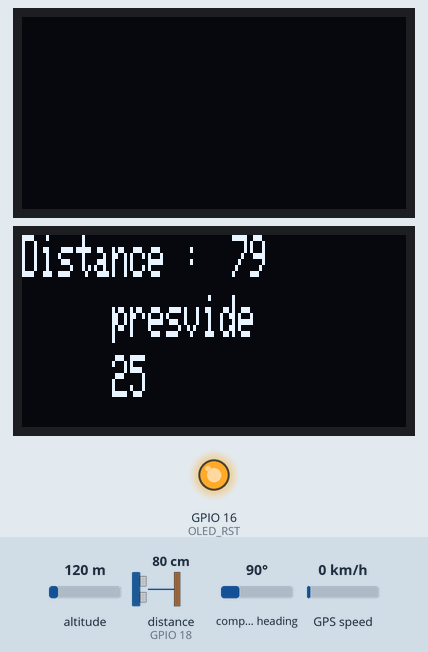
Simulated run of this sketch. Board: ESP32. Parts: 2 × 128×64 one-colour display, output pins drawn as LEDs (lit = HIGH). Wiring (inferred from the names in the program): ultrasonic range finder: trigger GPIO 5; echo GPIO 18. The test bench sets the inputs (shaded band); at power-on: distance to the obstacle (sensor on GPIO 18) 80 cm, altitude 120 m, compass heading 90°, GPS speed 0 km/h. The echo pulse lasts 58.3 µs per cm; WiFi joins after 1.5 s; servers stay silent unless stated; random numbers use the default seed unless the sketch sets one; the GPS gets a fix after 3 s at 37.7749, -122.4194 with 8 satellites; pins used as bus, display or sensor lines are not drawn; what the sketch prints to the serial monitor is not drawn.

Above: at 2.7 s.
2.8 s: distance to the obstacle (sensor on GPIO 18) set to 2 cm
At 6.6 s:
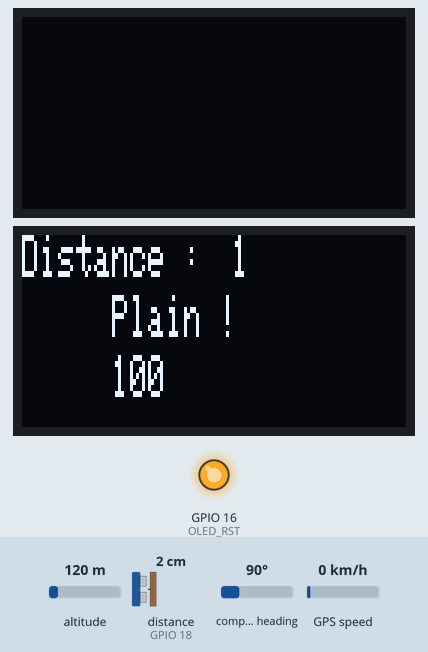
9.9 s: distance to the obstacle (sensor on GPIO 18) set to 18 cm
At 12.2 s:
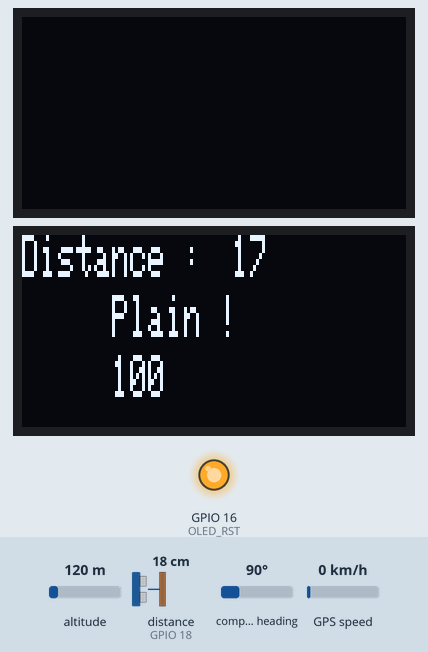
16.2 s: distance to the obstacle (sensor on GPIO 18) set to 23 cm
At 19.0 s:
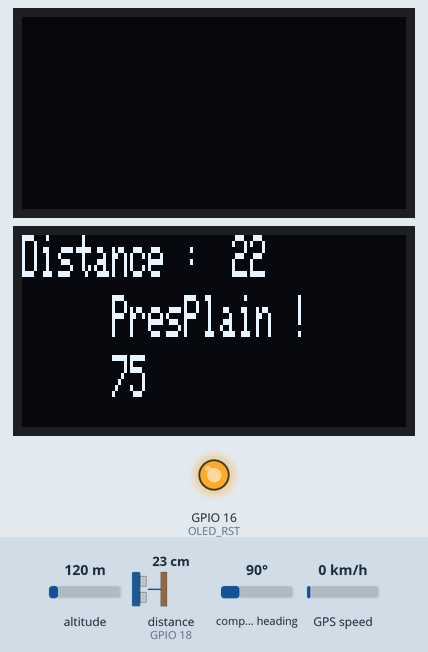
22.8 s: distance to the obstacle (sensor on GPIO 18) set to 36 cm
At 25.4 s:
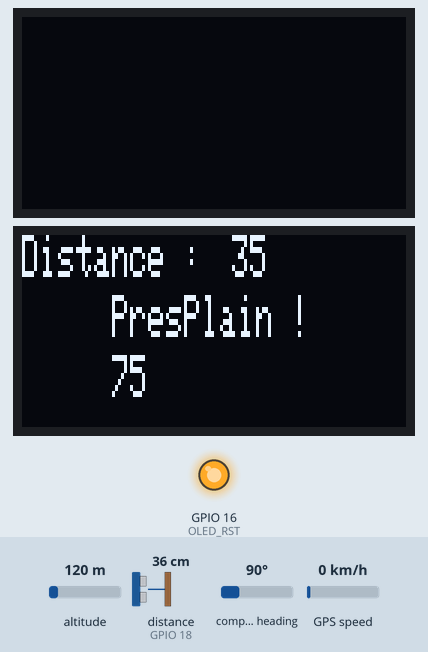
29.1 s: distance to the obstacle (sensor on GPIO 18) set to 43 cm
At 32.4 s:
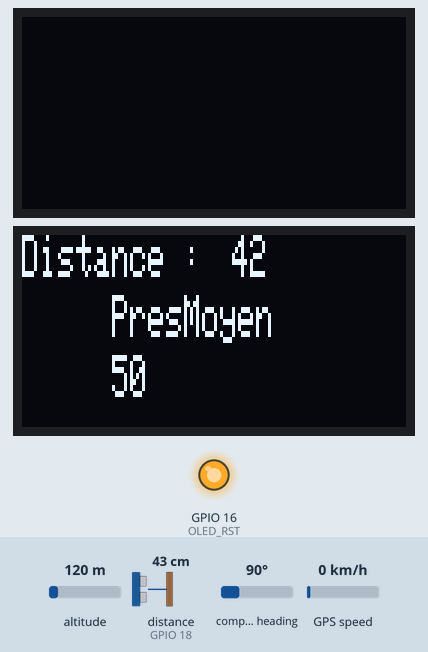
35.6 s: distance to the obstacle (sensor on GPIO 18) set to 56 cm
At 38.9 s:
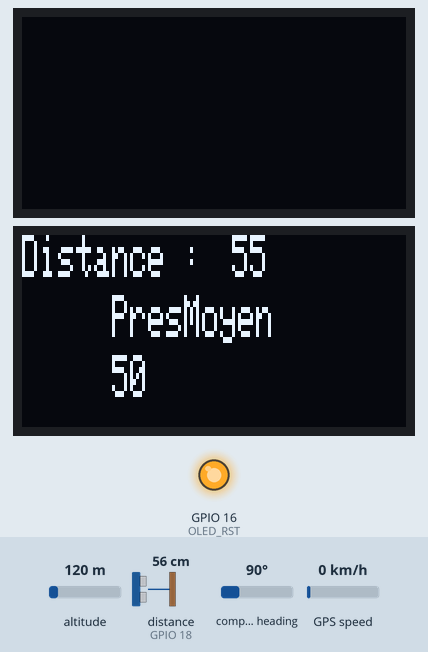
42.0 s: distance to the obstacle (sensor on GPIO 18) set to 66 cm
Timing chart, 0 to 45.0 s (numbered marks = the images above; inputs shaded):
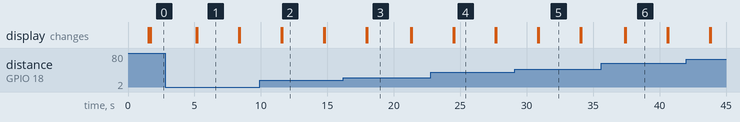

Measured:
- the behaviour switches between 20 and 21 cm on distance to the obstacle (sensor on GPIO 18) (found by bisection; images 2 and 3)
- the behaviour switches between 40 and 41 cm on distance to the obstacle (sensor on GPIO 18) (found by bisection; images 4 and 5)
- what the display in image 1 shows lasts 3.1 s, from 5.2 s to 8.3 s
- what the display in image 3 shows lasts 3.3 s, from 18.0 s to 21.3 s

The sketch:

Firestore_Poubelle.ino
```cpp
#include "heltec.h"
#include <Adafruit_GFX.h>
#include <Adafruit_SSD1306.h>
#include <TinyGPS++.h>
#include <HardwareSerial.h>

// static const int RXPin = 12, TXPin = 11;  //(rx de gps ---> 3--11 / tx de gps ---> 4--12)

#if defined(ESP32)
#include <WiFi.h>
#elif defined(ESP8266)
#include <ESP8266WiFi.h>
#endif
#include <Firebase_ESP_Client.h>

// Provide the token generation process info.
#include <addons/TokenHelper.h>

/* 1. Define the WiFi credentials */
#define WIFI_SSID "SAYED_BEN_SLIMENE"
#define WIFI_PASSWORD "Oo98765443"

/* 2. Define the API Key */
#define API_KEY "AIzaSyA0IGyoIXpmZ8DCSJj10aAwAkDEqvv4sfY"

/* 3. Define the project ID */
#define FIREBASE_PROJECT_ID "smart-garbage-collection-73f9e"

/* 4. Define the user Email and password that alreadey registerd or added in your project */
#define USER_EMAIL "esp32lora@gmail.com"
#define USER_PASSWORD "esp32LORA!!"

// Define Firebase Data object
FirebaseData fbdo;
FirebaseAuth auth;
FirebaseConfig config;

// Define GPS
static const int RXPin = 4, TXPin = 3;

static const uint32_t GPSBaud = 9600;

// The TinyGPS++ object
TinyGPSPlus gps;
// The serial connection to the GPS device
HardwareSerial ss(RXPin, TXPin);

unsigned long dataMillis = 0;
const int trigPin = 5;
const int echoPin = 18;

double Longitude = 11.031110317580845, Latitude =35.52407102610215 ;

//OLED pins
#define OLED_SDA 4
#define OLED_SCL 15
#define OLED_RST 16
#define SCREEN_WIDTH 128 // OLED display width, in pixels
#define SCREEN_HEIGHT 64 // OLED display height, in pixels

Adafruit_SSD1306 display(SCREEN_WIDTH, SCREEN_HEIGHT, &Wire, OLED_RST);

//define sound speed in cm/uS
#define SOUND_SPEED 0.034


long duration;
float distanceCm;
String etat;
int valeur;

bool taskcomplete = false;
//define sound speed in cm/uS
#define SOUND_SPEED 0.034
int pulsation=500;


void setup()
{

  Serial.begin(115200); // Starts the serial communication
    ss.begin(GPSBaud);
    WiFi.begin(WIFI_SSID, WIFI_PASSWORD);
    Serial.print("Connecting to Wi-Fi");
    while (WiFi.status() != WL_CONNECTED)
    {
        Serial.print(".");
        delay(300);
    }
    Serial.println();
    Serial.print("Connected with IP: ");
    Serial.println(WiFi.localIP());
    Serial.println();

    Serial.printf("Firebase Client v%s\n\n", FIREBASE_CLIENT_VERSION);

    /* Assign the api key (required) */
    config.api_key = API_KEY;

    /* Assign the user sign in credentials */
    auth.user.email = USER_EMAIL;
    auth.user.password = USER_PASSWORD;

    /* Assign the callback function for the long running token generation task */
    config.token_status_callback = tokenStatusCallback; // see addons/TokenHelper.h

#if defined(ESP8266)
    // In ESP8266 required for BearSSL rx/tx buffer for large data handle, increase Rx size as needed.
    fbdo.setBSSLBufferSize(2048 /* Rx buffer size in bytes from 512 - 16384 */, 2048 /* Tx buffer size in bytes from 512 - 16384 */);
#endif

    // Limit the size of response payload to be collected in FirebaseData
    fbdo.setResponseSize(2048);

    Firebase.begin(&config, &auth);

    Firebase.reconnectWiFi(true);

     //OLED DISPLAY
    Heltec.begin(true /*DisplayEnable Enable*/, false /*LoRa Disable*/, true /*Serial Enable*/);
    pinMode(OLED_RST, OUTPUT);
    digitalWrite(OLED_RST, LOW);
    delay(20);
    digitalWrite(OLED_RST, HIGH);

    Wire.begin(OLED_SDA, OLED_SCL);
    if(!display.begin(SSD1306_SWITCHCAPVCC, 0x3c, false, false)) { // Address 0x3C for 128x32
      Serial.println(F("SSD1306 allocation failed"));
      for(;;); // Don't proceed, loop forever
  }

  Heltec.display->flipScreenVertically();
  Heltec.display->setFont(ArialMT_Plain_10);

  pinMode(trigPin, OUTPUT); // Sets the trigPin as an Output
  pinMode(echoPin, INPUT); // Sets the echoPin as an Input

}

void loop()
{
  // This sketch displays information every time a new sentence is correctly encoded.
  while (ss.available() > 0){
    gps.encode(ss.read());
    if (gps.location.isUpdated()){
      Serial.print("Latitude= ");
      Serial.print(gps.location.lat(), 6);
      Serial.print(" Longitude= ");
      Serial.println(gps.location.lng(), 6);
    }
  }
 // clear the display
  Heltec.display->clear();
  // draw the current demo method
  Heltec.display->setTextAlignment(TEXT_ALIGN_RIGHT);
  Heltec.display->drawString(10, 128, String(millis()));
  // write the buffer to the display
  Heltec.display->display();

  delay(10);
  // Clears the trigPin
  digitalWrite(trigPin, LOW);
  delayMicroseconds(2);
  // Sets the trigPin on HIGH state for 10 micro seconds
  digitalWrite(trigPin, HIGH);
  delayMicroseconds(10);
  digitalWrite(trigPin, LOW);

  // Reads the echoPin, returns the sound wave travel time in microseconds
  duration = pulseIn(echoPin, HIGH);

  // Calculate the distance
  distanceCm = duration * SOUND_SPEED/2;
  // Prints the distance in the Serial Monitor

  if (distanceCm <=20){
    valeur=100;
    etat="Plain !";
}else if (distanceCm > 20 && distanceCm <=40){
etat="PresPlain !";
valeur=75;
  }else if(distanceCm > 40 && distanceCm <=60){
    valeur=50;
    etat="PresMoyen";
  } else if(distanceCm > 60 && distanceCm <=80){
    valeur=25;
    etat="presvide";
  }else if(distanceCm > 80){
    valeur=0;
    etat="vide";
  }
  Serial.print("Distance (cm): ");
  Serial.println(int(distanceCm));
  Serial.println("etat poubelle ");

  Serial.println(etat);

  Heltec.display->setFont(ArialMT_Plain_10);
  Heltec.display->setTextAlignment(TEXT_ALIGN_CENTER);
  display.clearDisplay();
  display.setTextColor(WHITE);
  display.setTextSize(1,2);
  display.setCursor(0,0);
  display.print("Distance : ");
  display.display();
   display.setTextSize(1,2);
  display.setCursor(70,0);
  display.print(int(distanceCm));
  display.display();
 display.setCursor(30,20);
  display.print(etat);
   display.display();
    display.setCursor(30,40);
  display.print(valeur);
   display.display();
 // Heltec.display->(64, 22, distanceCm);

  delay(3000);                                                                                                                   int    number = random(50, 90);
                                                                                                                        delay(50);


    // Firebase.ready() should be called repeatedly to handle authentication tasks.

    if (Firebase.ready() && (millis() - dataMillis > 15000 || dataMillis == 0))
    {
        dataMillis = millis();

        // For the usage of FirebaseJson, see examples/FirebaseJson/BasicUsage/Create.ino
        FirebaseJson content;

        // aa is the collection id, bb is the document id.
        String documentPath = "data/0k3LWgHIV4Zs4QgQ0Orc";

        // If the document path contains space e.g. "a b c/d e f"
        // It should encode the space as %20 then the path will be "a%20b%20c/d%20e%20f"

        if (!taskcomplete)
        {
            taskcomplete = true;

            content.clear();
            content.set("data/Latitude/doubleValue", Latitude);
            content.set("data/Longitude/doubleValue", Longitude);
            content.set("data/etat/stringValue", etat);
            content.set("data/pourcentage/integerValue", valeur);
            content.set("data/name/stringValue", "bin test");

            Serial.print("Create a document... ");

            if (Firebase.Firestore.createDocument(&fbdo, FIREBASE_PROJECT_ID, "" /* databaseId can be (default) or empty */, documentPath.c_str(), content.raw()))
                Serial.printf("ok\n%s\n\n", fbdo.payload().c_str());
            else
                Serial.println(fbdo.errorReason());
        }

             content.clear();
            content.set("data/Latitude/doubleValue", Latitude);
            content.set("data/Longitude/doubleValue", Longitude);
            content.set("data/etat/stringValue", etat);
            content.set("data/pourcentage/integerValue", valeur);
            content.set("data/name/stringValue", "bin test");

             Serial.print("Update a Smart... ");

        /** if updateMask contains the field name that exists in the remote document and
         * this field name does not exist in the document (content), that field will be deleted from remote document
         */

        if (Firebase.Firestore.patchDocument(&fbdo, FIREBASE_PROJECT_ID, "" /* databaseId can be (default) or empty */, documentPath.c_str(), content.raw(), "pulsation,Latitude,Longitude,buttonstat" /* updateMask */))
            Serial.printf("ok\n%s\n\n", fbdo.payload().c_str());
        else
            Serial.println(fbdo.errorReason());
    }
}
```
